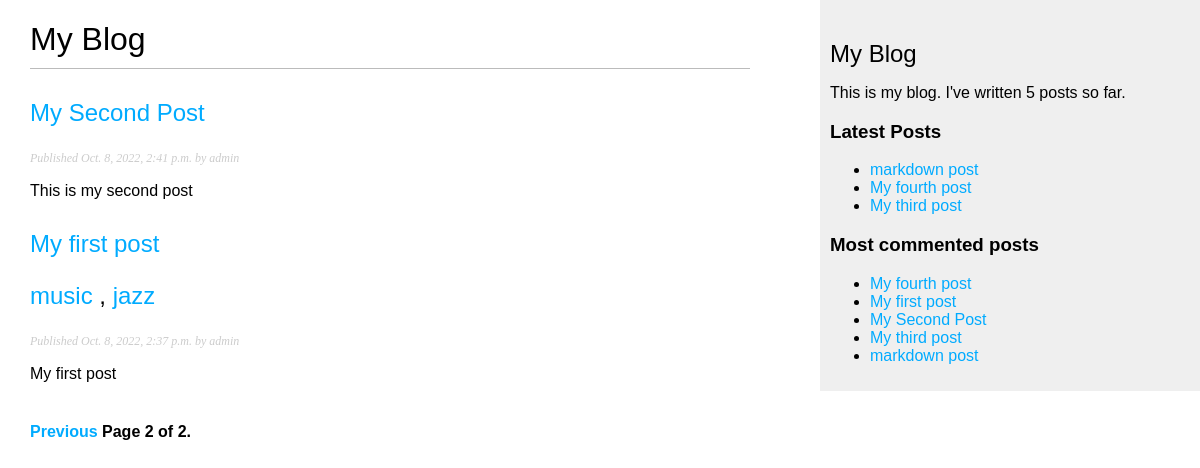
Screenshot of /blog/?page=2 with the database file from the repository.
### blog/models.py (models this page shows, shortened)
class Post(models.Model):
    STATIC_CHOICES = (
        ('draft','Draft'),
        ('published','Published')
    )
    title = models.CharField(max_length=250)
    slug = models.SlugField(max_length=250,unique_for_date='publish')
    author = models.ForeignKey(User,on_delete=models.CASCADE,related_name='blog_posts')
    body = models.TextField()
    publish = models.DateTimeField(default=timezone.now)
    created = models.DateTimeField(auto_now_add=True)
    updated = models.DateTimeField(auto_now=True)
    status = models.CharField(max_length=10,choices=STATIC_CHOICES,default='draft')
    objects = models.Manager() # the default manager
    published = PublishedManager() # our custom manager
    tags = TaggableManager()
    class Meta:
        ordering = ('-publish',)
    def get_absolute_url(self):
        return reverse(
            'blog:post_detail',
            args=[
                self.publish.year,
                self.publish.month,
                self.publish.day,
                self.slug
            ]
        )

### blog/views.py (the view)
# urls.py: path('',views.post_list,name='post_list'),
def post_list(request,tag_slug=None):
    object_list = Post.published.all()
    tag = None
    if tag_slug:
        tag = get_object_or_404(Tag,slug=tag_slug)
        object_list = object_list.filter(tags__in=[tag])
    paginator = Paginator(object_list, 3)
    page = request.GET.get('page')
    try:
        posts = paginator.page(page)
    except PageNotAnInteger:
        posts = paginator.page(1)
    except EmptyPage:
        posts = paginator.page(paginator.num_pages)
    return render(request,'blog/post/list.html',{'page': page,'posts': posts,'tag': tag})

### blog/models.py (called while the page is built)
    def get_queryset(self):
        return super(PublishedManager,self).get_queryset().filter(status='published')

### blog/templatetags/blog_tags.py (called while the page is built)
@register.filter(name='markdown')
def markdown_format(text):
    return mark_safe(markdown.markdown(text))

@register.simple_tag
def total_posts():
    return Post.published.count()

@register.inclusion_tag('blog/post/latest_posts.html')
def show_latest_posts(count=3):
    latest_posts = Post.published.order_by('-publish')[:count]
    return {'latest_posts': latest_posts}

@register.simple_tag
def get_most_commented_posts(count=5):
    return Post.published.annotate(
        total_comments=Count('comments')
    ).order_by('-total_comments')[:count]

### blog/templates/blog/post/list.html (shortened to what this page needs)
{% extends "blog/base.html" %}
{% load blog_tags %}
{% block content %}
<h1>My Blog</h1>
    {% for post in posts %}
        <h2>
            <a href="{{ post.get_absolute_url }}">
                {{ post.title }}
            </a>
            <p class="tags">
                {% for tag in post.tags.all %}
                    <a href="{% url 'blog:post_list_by_tag' tag.slug %}">
                        {{ tag.name }}
                    </a>
                    {% if not forloop.last %}, {% endif %}
                {% endfor %}
            </p>
        </h2>
        <p class="date">
            Published {{ post.publish }} by {{ post.author }}
        </p>
        {{ post.body|markdown|truncatewords_html:30 }}
    {% endfor %}
    {% include "pagination.html" with page=posts %}
{% endblock %}

### blog/templates/blog/base.html (shortened to what this page needs)
{% load blog_tags %}
{% load static %}
<!DOCTYPE html>
<html>
<head>
    <link href="{% static 'css/blog.css' %}" rel="stylesheet">
</head>
<body>
    <div id="content">
        {% block content %}
        {% endblock %}
    </div>
    <div id="sidebar">
        <h2>My Blog</h2>
        <p>This is my blog. I've written {% total_posts %} posts so far.</p>
        <h3>Latest Posts</h3>
        {% show_latest_posts %}
        <h3>Most commented posts</h3>
        {% get_most_commented_posts as most_commented_posts %}
        <ul>
            {% for post in most_commented_posts %}
                <li>
                    <a href="{{ post.get_absolute_url }}">{{ post.title }}</a>
                </li>
            {% endfor %}
        </ul>
    </div>
</body>
</html>

### blog/templates/blog/post/latest_posts.html
<ul>
    {% for post in latest_posts %}
        <li>
            <a href="{{ post.get_absolute_url }}">{{ post.title }}</a>
        </li>
    {% endfor %}
</ul>

### blog/static/css/blog.css (style rules this page uses)
body { margin:0; padding:0; font-family:helvetica, sans-serif; }
a { color:#00abff; text-decoration:none; }
h1 { font-weight:normal; border-bottom:1px solid #bbb; padding:0 0 10px 0; }
h2 { font-weight:normal; margin:30px 0 0; }
#content { float:left; width:60%; padding:0 0 0 30px; }
#sidebar { float:right; width:30%; padding:10px; background:#efefef; height:100%; }
p.date { color:#ccc; font-family: georgia, serif; font-size: 12px; font-style: italic; }

### rows the page displays
Post: title "My Second Post", publish "Oct. 8, 2022, 2:41 p.m.", author "admin", body "This is my second post"
Post: title "My first post", publish "Oct. 8, 2022, 2:37 p.m.", author "admin", body "My first post"
Tag: name "music"
Tag: name "jazz"
Post: title "markdown post"
Post: title "My fourth post"
Post: title "My third post"

### other values shown
{{ page.number }} "2"
{{ page.paginator.num_pages }} "2"
